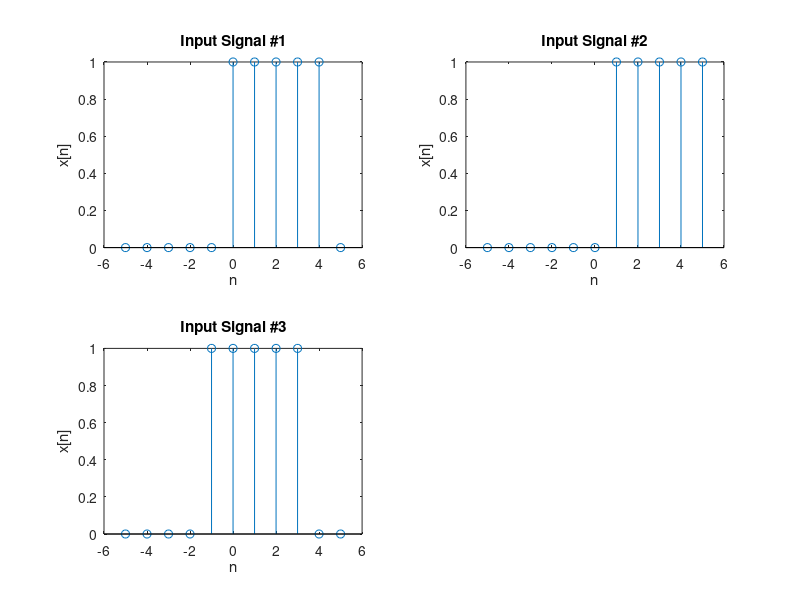

The MATLAB script that drew this image: (Note: this script raises an error after producing the figure.)
n = -5:5;% Denotes the range

% Input Variables
% Naming Convention: x + Input Signal Number
x1 = [0 0 0 0 0 1 1 1 1 1 0];
x2 = [0 0 0 0 0 0 1 1 1 1 1];
x3 = [0 0 0 0 1 1 1 1 1 0 0];


% Generates a Figure with 4 STEM Plots representing Input #1 to #4
figure,
subplot(2,2,1), stem(n, x1), title('Input Signal #1'), xlabel('n'), ylabel('x[n]');
subplot(2,2,2), stem(n, x2), title('Input Signal #2'), xlabel('n'), ylabel('x[n]');
subplot(2,2,3), stem(n, x3), title('Input Signal #3'), xlabel('n'), ylabel('x[n]');

% Output values for System1 and the respective input signals
% Naming Convention: y + System Number + Input Signal Number 
% Example: y110 --> Outputs for System1 with Input Signals #10
y11 = system1(n,x1);
y12 = system1(n,x2);
y13 = system1(n,x3);

% Generates a Figure with 4 STEM Plots representing the Ouput for System1 for Input Signals #1 to #4
figure,
subplot(2,2,1), stem(n, y11), title('System1 Output for Input 1'), xlabel('n'), ylabel('y[n]');
subplot(2,2,2), stem(n, y12), title('System1 Output for Input 2'), xlabel('n'), ylabel('y[n]');
subplot(2,2,3), stem(n, y13), title('System1 Output for Input 3'), xlabel('n'), ylabel('y[n]');


% Output values for System2 and the respective input signals
% Naming Convention: y + System Number + Input Signal Number 
% Example: y29 --> Outputs for System2 with Input Signals #9
y21 = system2(n,x1);
y22 = system2(n,x2);
y23 = system2(n,x3);

% Generates a Figure with 4 STEM Plots representing the Ouput for System2 for Input Signals #1 to #4
figure,
subplot(2,2,1), stem(n, y21), title('System2 Output for Input 1'), xlabel('n'), ylabel('y[n]');
subplot(2,2,2), stem(n, y22), title('System2 Output for Input 2'), xlabel('n'), ylabel('y[n]');
subplot(2,2,3), stem(n, y23), title('System2 Output for Input 3'), xlabel('n'), ylabel('y[n]');

% Output values for System2 and the respective input signals
% Naming Convention: y + System Number + Input Signal Number 
% Example: y310 --> Outputs for System3 with Input Signals #10
y31 = system3(n,x1);
y32 = system3(n,x2);
y33 = system3(n,x3);

% Generates a Figure with 4 STEM Plots representing the Ouput for System3 for Input Signals #1 to #4
figure,
subplot(2,2,1), stem(n, y31), title('System3 Output for Input 1'), xlabel('n'), ylabel('y[n]');
subplot(2,2,2), stem(n, y32), title('System3 Output for Input 2'), xlabel('n'), ylabel('y[n]');
subplot(2,2,3), stem(n, y33), title('System3 Output for Input 3'), xlabel('n'), ylabel('y[n]');

